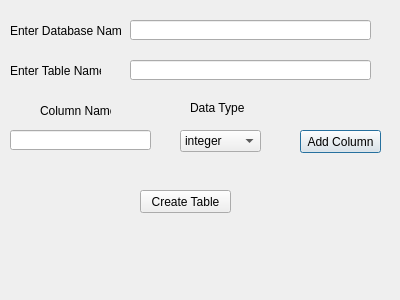
<?xml version="1.0" encoding="UTF-8"?>
<ui version="4.0">
 <class>Dialog</class>
 <widget class="QDialog" name="Dialog">
  <property name="geometry">
   <rect>
    <x>0</x>
    <y>0</y>
    <width>400</width>
    <height>300</height>
   </rect>
  </property>
  <property name="windowTitle">
   <string>Dialog</string>
  </property>
  <widget class="QLabel" name="label">
   <property name="geometry">
    <rect>
     <x>10</x>
     <y>20</y>
     <width>111</width>
     <height>21</height>
    </rect>
   </property>
   <property name="text">
    <string>Enter Database Name</string>
   </property>
  </widget>
  <widget class="QLabel" name="label_2">
   <property name="geometry">
    <rect>
     <x>10</x>
     <y>60</y>
     <width>91</width>
     <height>21</height>
    </rect>
   </property>
   <property name="text">
    <string>Enter Table Name</string>
   </property>
  </widget>
  <widget class="QLabel" name="label_3">
   <property name="geometry">
    <rect>
     <x>40</x>
     <y>100</y>
     <width>71</width>
     <height>21</height>
    </rect>
   </property>
   <property name="text">
    <string>Column Name</string>
   </property>
  </widget>
  <widget class="QLabel" name="label_4">
   <property name="geometry">
    <rect>
     <x>190</x>
     <y>100</y>
     <width>61</width>
     <height>16</height>
    </rect>
   </property>
   <property name="text">
    <string>Data Type</string>
   </property>
  </widget>
  <widget class="QLabel" name="labelResponse">
   <property name="geometry">
    <rect>
     <x>20</x>
     <y>250</y>
     <width>361</width>
     <height>31</height>
    </rect>
   </property>
   <property name="text">
    <string/>
   </property>
  </widget>
  <widget class="QLineEdit" name="lineEditDBName">
   <property name="geometry">
    <rect>
     <x>130</x>
     <y>20</y>
     <width>241</width>
     <height>20</height>
    </rect>
   </property>
  </widget>
  <widget class="QLineEdit" name="lineEditTableName">
   <property name="geometry">
    <rect>
     <x>130</x>
     <y>60</y>
     <width>241</width>
     <height>20</height>
    </rect>
   </property>
  </widget>
  <widget class="QLineEdit" name="lineEditColumnName">
   <property name="geometry">
    <rect>
     <x>10</x>
     <y>130</y>
     <width>141</width>
     <height>20</height>
    </rect>
   </property>
  </widget>
  <widget class="QComboBox" name="comboBoxDataType">
   <property name="geometry">
    <rect>
     <x>180</x>
     <y>130</y>
     <width>81</width>
     <height>22</height>
    </rect>
   </property>
   <item>
    <property name="text">
     <string>integer</string>
    </property>
   </item>
   <item>
    <property name="text">
     <string>text</string>
    </property>
   </item>
  </widget>
  <widget class="QPushButton" name="pushButtonAddColumn">
   <property name="geometry">
    <rect>
     <x>300</x>
     <y>130</y>
     <width>81</width>
     <height>23</height>
    </rect>
   </property>
   <property name="text">
    <string>Add Column</string>
   </property>
  </widget>
  <widget class="QPushButton" name="pushButtonCreateTable">
   <property name="geometry">
    <rect>
     <x>140</x>
     <y>190</y>
     <width>91</width>
     <height>23</height>
    </rect>
   </property>
   <property name="text">
    <string>Create Table</string>
   </property>
  </widget>
 </widget>
 <resources/>
 <connections/>
</ui>
